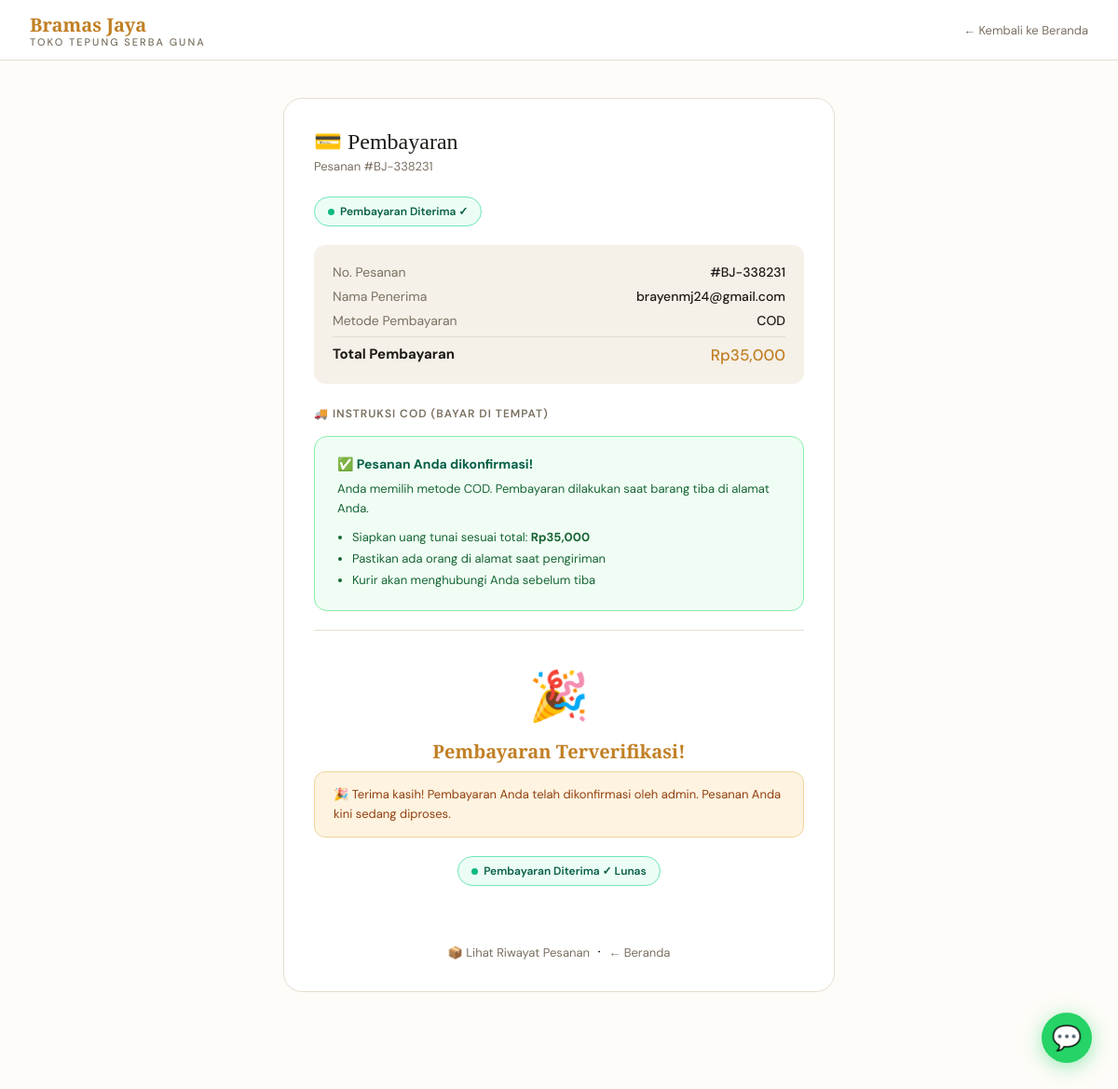
The page /pembayaran/42/ (signed in) on the database its author committed.
### toko/models.py (models this page shows, shortened)
class Pesanan(models.Model):
    STATUS_CHOICES = [
        ('menunggu',    'Menunggu Pembayaran'),
        ('dibayar',     'Sudah Dibayar'),
        ('diproses',    'Sedang Diproses'),
        ('dikirim',     'Sedang Dikirim'),
        ('selesai',     'Selesai'),
        ('dibatalkan',  'Dibatalkan'),
    ]
    user               = models.ForeignKey(User, on_delete=models.CASCADE)
    nomor_pesanan      = models.CharField(max_length=20, unique=True)
    status             = models.CharField(max_length=20, choices=STATUS_CHOICES, default='menunggu')
    nama_penerima      = models.CharField(max_length=200)
    telepon            = models.CharField(max_length=20)
    alamat             = models.TextField()
    metode_pengiriman  = models.CharField(max_length=100)
    metode_pembayaran  = models.CharField(max_length=100)
    ongkir             = models.IntegerField(default=0)
    total              = models.IntegerField(default=0)
    bukti_bayar        = models.ImageField(upload_to='bukti_bayar/', null=True, blank=True)
    alasan_batal       = models.TextField(blank=True, null=True)
    dibuat             = models.DateTimeField(auto_now_add=True)
    class Meta:
        verbose_name = 'Pesanan'
        verbose_name_plural = 'Daftar Pesanan'

### toko/views.py (the view, shortened to what this page needs)
# urls.py: path('pembayaran/<int:pesanan_id>/', views.pembayaran, name='pembayaran'),
@login_required(login_url='/login/')
def pembayaran(request, pesanan_id):
    pesanan           = get_object_or_404(Pesanan, id=pesanan_id, user=request.user)
    rekening_transfer = RekeningAdmin.objects.filter(aktif=True, metode='transfer').first()
    rekening_qris     = RekeningAdmin.objects.filter(aktif=True, metode='qris').first()
    return render(request, 'pembayaran.html', {
        'pesanan': pesanan,
        'rekening_transfer': rekening_transfer,
        'rekening_qris': rekening_qris,
        'metode': pesanan.metode_pembayaran,
    })

### templates/pembayaran.html (shortened to what this page needs)
<!DOCTYPE html>
<html lang="id">
<head>
</head>
<body>
<nav>
  <div class="nav-inner">
    <div class="nav-logo">
      <h1>Bramas Jaya</h1>
      <span>Toko Tepung Serba Guna</span>
    </div>
    <a href="/" class="nav-back">← Kembali ke Beranda</a>
  </div>
</nav>
<div class="wrap">
  <div class="card">
    <div class="card-title">💳 Pembayaran</div>
    <div class="card-sub">Pesanan #{{ pesanan.nomor_pesanan }}</div>
    <div id="status-badge-wrap">
      {% if pesanan.status == 'dibayar' %}
        <span class="status-badge badge-waiting">
          <span class="badge-dot"></span> Menunggu Verifikasi Admin
        </span>
      {% elif pesanan.status == 'diproses' or pesanan.status == 'dikirim' or pesanan.status == 'selesai' %}
        <span class="status-badge badge-verified">
          <span class="badge-dot"></span> Pembayaran Diterima ✓
        </span>
      {% endif %}
    </div>
    <div class="order-info">
      <div class="order-row"><span>No. Pesanan</span><span>#{{ pesanan.nomor_pesanan }}</span></div>
      <div class="order-row"><span>Nama Penerima</span><span>{{ pesanan.nama_penerima }}</span></div>
      <div class="order-row"><span>Metode Pembayaran</span><span>{{ pesanan.metode_pembayaran }}</span></div>
      <div class="order-row"><span>Total Pembayaran</span><span>Rp{{ pesanan.total|floatformat:"g" }}</span></div>
    </div>
    {% if metode == 'Transfer Bank' %}
      <div class="metode-label">📋 Instruksi Transfer Bank</div>
      {% if rekening_transfer %}
        <div class="bank-card">
          <div class="bank-label">Transfer ke rekening berikut</div>
          <div class="bank-name">{{ rekening_transfer.nama_bank }}</div>
          <div class="bank-num" id="nomor-rek">{{ rekening_transfer.nomor }}</div>
          <div class="bank-owner">a.n. {{ rekening_transfer.atas_nama }}</div>
          <button class="copy-btn" id="copy-btn" onclick="copyRek()">📋 Salin Nomor Rekening</button>
        </div>
      {% else %}
        <div class="bank-card">
          <div class="bank-label">Transfer ke rekening berikut</div>
          <div class="bank-name">Bank BCA</div>
          <div class="bank-num">—</div>
          <div class="bank-owner" style="color:#EF4444">⚠️ Admin belum mengatur rekening. Hubungi toko.</div>
        </div>
      {% endif %}
      <p style="font-size:12px;color:var(--text2);margin-bottom:1.25rem;line-height:1.6">
        ℹ️ Transfer sesuai total pesanan, lalu upload bukti transfer di bawah.
      </p>
    {% elif metode == 'COD' %}
      <div class="metode-label">🚚 Instruksi COD (Bayar di Tempat)</div>
      <div class="cod-box">
        <h4>✅ Pesanan Anda dikonfirmasi!</h4>
        <p>Anda memilih metode COD. Pembayaran dilakukan saat barang tiba di alamat Anda.</p>
        <ul>
          <li>Siapkan uang tunai sesuai total: <strong>Rp{{ pesanan.total|floatformat:"g" }}</strong></li>
          <li>Pastikan ada orang di alamat saat pengiriman</li>
          <li>Kurir akan menghubungi Anda sebelum tiba</li>
        </ul>
      </div>
    {% endif %}
    <div class="divider"></div>
    {% if pesanan.status == 'menunggu' %}
      {% if metode == 'COD' %}
        <div id="upload-form">
          <button class="submit-btn" id="submit-btn" onclick="submitCOD()">
            ✅ Konfirmasi Pesanan COD
          </button>
        </div>
      {% else %}
        <div id="upload-form">
          <label class="upload-label">📎 Upload Bukti Pembayaran</label>
          <div class="file-wrap" id="file-wrap">
            <input type="file" id="bukti-file" accept="image/*" onchange="previewFile(this)">
            <div class="icon">📁</div>
            <p>Klik atau seret file ke sini</p>
            <p style="font-size:11px;margin-top:4px;color:#aaa">JPG, PNG, JPEG — maks. 5MB</p>
            <div class="file-name" id="file-name"></div>
          </div>
          <button class="submit-btn" id="submit-btn" onclick="submitBukti()">
            Kirim Bukti Pembayaran
          </button>
        </div>
      {% endif %}
    {% else %}
      <div class="verified-state">
        <div class="big-icon">🎉</div>
        <h3>Pembayaran Terverifikasi!</h3>
        <div class="verified-alert">
          🎉 Terima kasih! Pembayaran Anda telah dikonfirmasi oleh admin. Pesanan Anda kini sedang diproses.
        </div>
        <span class="status-badge badge-verified">
          <span class="badge-dot"></span> Pembayaran Diterima ✓ Lunas
        </span>
      </div>
    {% endif %}
    <div style="margin-top:1.5rem;text-align:center">
      <a href="/profil/" style="font-size:13px;color:var(--text2);text-decoration:none">📦 Lihat Riwayat Pesanan</a>
      &nbsp;·&nbsp;
      <a href="/" style="font-size:13px;color:var(--text2);text-decoration:none">← Beranda</a>
    </div>
  </div>
</div>
<a href="https://wa.me/6281246020417?text=Halo%20Bramas%20Jaya%2C%20saya%20butuh%20bantuan%20pembayaran." target="_blank"
   style="position:fixed;bottom:1.75rem;right:1.75rem;background:#25D366;color:white;border-radius:50%;width:54px;height:54px;display:flex;align-items:center;justify-content:center;font-size:26px;box-shadow:0 4px 20px rgba(37,211,102,.45);z-index:998;text-decoration:none;transition:transform .2s"
   onmouseover="this.style.transform='scale(1.12)'" onmouseout="this.style.transform='scale(1)'" title="Chat WhatsApp">💬</a>
</body>
</html>

### templates/pembayaran.html (style rules this page uses)
* { margin:0;padding:0;box-sizing:border-box }
:root { --bg:#FDFCF8;--bg2:#F5F0E8;--text:#1C1A16;--text2:#7A7060; --accent:#C17F24;--accent-light:#FDF3E0;--border:#E5DDD0;--white:#FFFFFF; --success:#10B981;--font-head:'Playfair Display',serif;--font-body:'DM Sans',sans-serif; }
body { font-family:var(--font-body);background:var(--bg);color:var(--text);min-height:100vh }
nav { background:var(--white);border-bottom:1px solid var(--border);padding:0 2rem }
.nav-inner { max-width:1200px;margin:0 auto;display:flex;align-items:center;justify-content:space-between;height:64px }
.nav-logo h1 { font-family:var(--font-head);font-size:20px;color:var(--accent) }
.nav-logo span { color:var(--text2);font-size:11px;display:block;letter-spacing:2px;font-weight:500;text-transform:uppercase;margin-top:-2px }
.nav-back { font-size:13px;color:var(--text2);text-decoration:none;display:flex;align-items:center;gap:6px }
.wrap { max-width:640px;margin:2.5rem auto;padding:0 1.5rem 3rem }
.card { background:var(--white);border:1px solid var(--border);border-radius:20px;padding:2rem;margin-bottom:1rem }
.card-title { font-family:var(--font-head);font-size:24px;margin-bottom:.25rem }
.card-sub { color:var(--text2);font-size:13px;margin-bottom:1.5rem }
.order-info { background:var(--bg2);border-radius:12px;padding:1.25rem;margin-bottom:1.5rem }
.order-row { display:flex;justify-content:space-between;font-size:14px;margin-bottom:.5rem;color:var(--text2) }
.order-row:last-child { margin-bottom:0;font-weight:700;font-size:15px;color:var(--text);border-top:1px solid var(--border);padding-top:.5rem;margin-top:.5rem }
.order-row span:last-child { color:var(--text);font-weight:500 }
.order-row:last-child span:last-child { color:var(--accent);font-size:17px }
.metode-label { font-size:12px;font-weight:600;color:var(--text2);letter-spacing:1px;text-transform:uppercase;margin-bottom:1rem }
.cod-box { background:#F0FDF4;border:1.5px solid #86EFAC;border-radius:14px;padding:1.25rem 1.5rem;margin-bottom:1.25rem }
.cod-box h4 { font-size:14px;font-weight:700;color:#065F46;margin-bottom:.5rem }
.cod-box p { font-size:13px;color:#166534;line-height:1.6 }
.cod-box ul { margin:.5rem 0 0 1rem;font-size:13px;color:#166534;line-height:1.8 }
.status-badge { display:inline-flex;align-items:center;gap:6px;padding:7px 14px;border-radius:100px;font-size:12px;font-weight:600;margin-bottom:1.25rem }
.badge-verified { background:#ECFDF5;color:#065F46;border:1.5px solid #6EE7B7 }
.badge-dot { width:7px;height:7px;border-radius:50%;display:inline-block }
.badge-verified .badge-dot { background:#10B981 }
.verified-state { text-align:center;padding:1rem 0 }
.verified-state .big-icon { font-size:52px;margin-bottom:.75rem }
.verified-state h3 { font-family:var(--font-head);font-size:20px;color:var(--accent);margin-bottom:.5rem }
.verified-alert { background:var(--accent-light);border:1.5px solid #F0D49A;border-radius:12px;padding:.875rem 1.25rem;font-size:13px;color:#92400E;line-height:1.6;text-align:left;margin-bottom:1.25rem }
.divider { border:none;border-top:1px solid var(--border);margin:1.25rem 0 }

### rows shown on the page
Pesanan: nomor_pesanan "BJ-338231", nama_penerima "brayenmj24@gmail.com", metode_pembayaran "COD", total "35,000"
